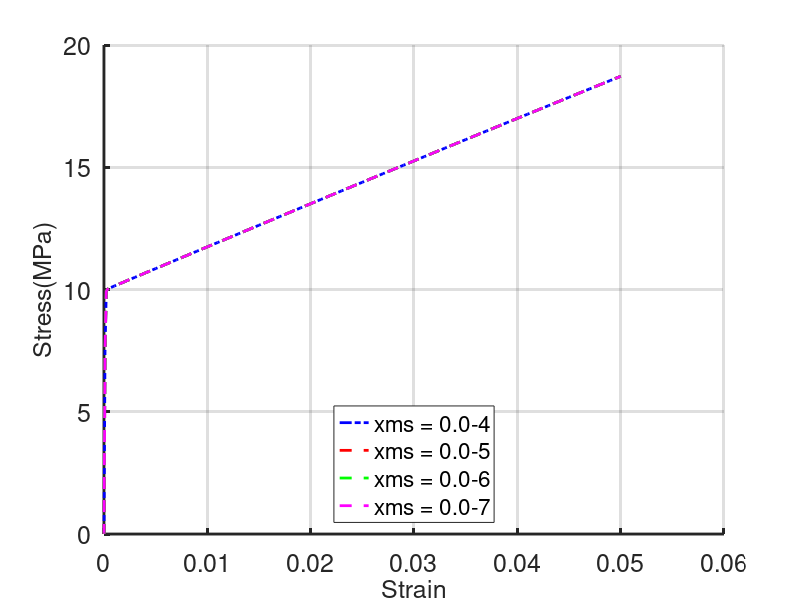

Source code (MATLAB): (Note: this script raises an error after producing the figure.)
clear all;
close all;
clc

% Load multiple datasets
SSCPFE1 = load("./Sim1.dat");
SSCPFE2 = load("./Sim2.dat");
SSCPFE3 = load("./Sim3.dat");
SSCPFE4 = load("./Sim4.dat");
% Add more datasets as needed
% SSCPFE3 = load("./Sim3.dat");

%% Plot the overall stress-strain curves for all datasets
figure(1)
hold on  % Keep adding plots to the same figure
plot(SSCPFE1(:,1), SSCPFE1(:,2), 'b-.', 'linewidth', 2 )  % Plot first dataset
plot(SSCPFE2(:,1), SSCPFE2(:,2), 'r--', 'linewidth', 2 )  % Plot second dataset
plot(SSCPFE3(:,1), SSCPFE3(:,2), 'g--', 'linewidth', 2 ) 
plot(SSCPFE4(:,1), SSCPFE4(:,2), 'm--', 'linewidth', 2 ) 
% Add more plots for additional datasets
% plot(SSCPFE3(:,1), SSCPFE3(:,2), 'g-', 'linewidth', 2 )

grid on;
legend({'xms = 0.0-4', 'xms = 0.0-5', 'xms = 0.0-6', 'xms = 0.0-7'}, 'Location', 'south')  % Update legend for all datasets
set(gca, 'fontsize', 18, 'linewidth', 2)
xlabel('Strain', 'fontsize', 18)
ylabel('Stress(MPa)', 'fontsize', 18)

% Save the figure
hgexport(gcf, 'Fig_OverallResponse.jpg', hgexport('factorystyle'), 'Format', 'pdf');